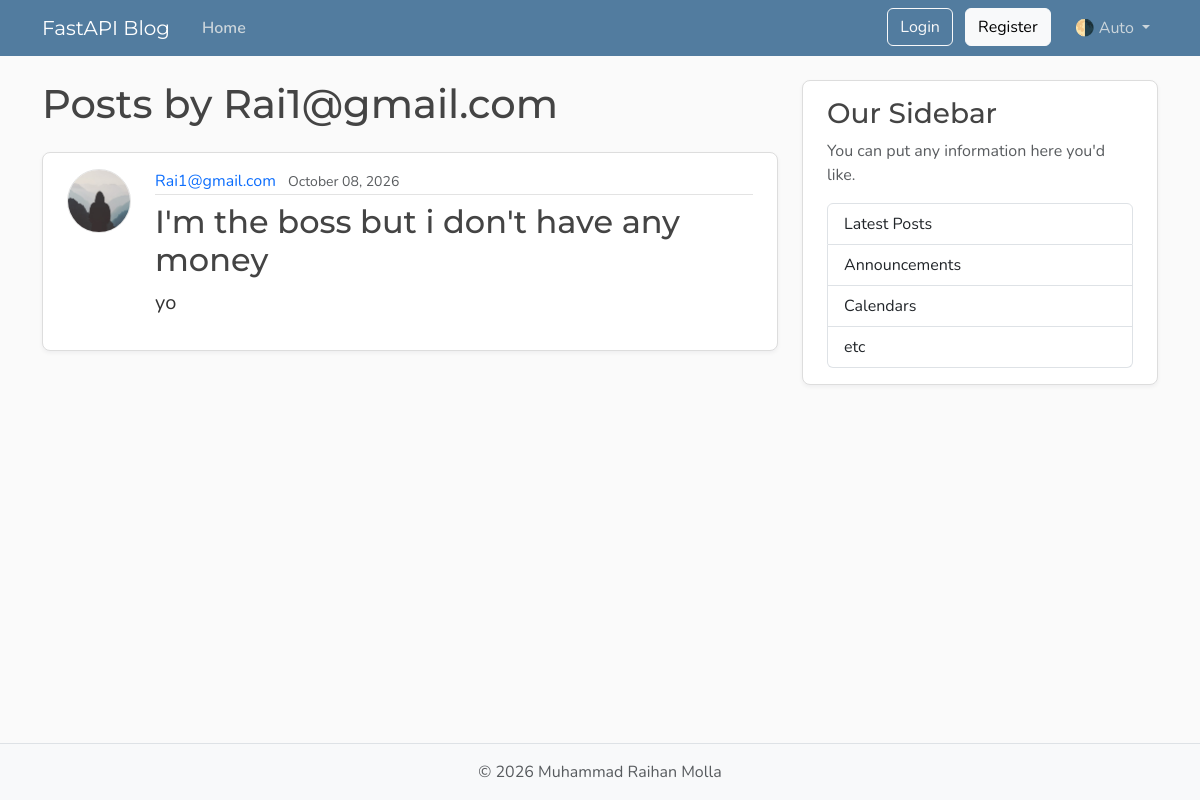
The page /users/2/posts on the database as committed earlier.
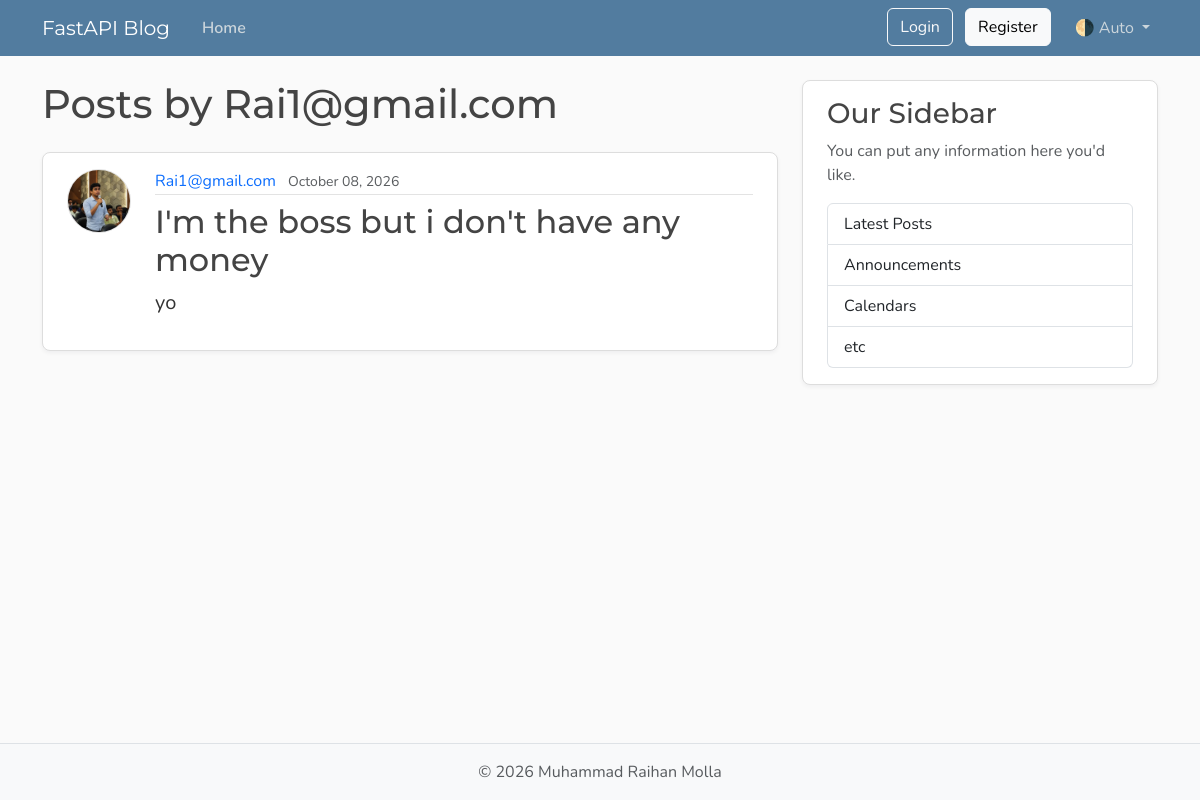
The same page on the database as committed later.
### models.py (models this page shows, shortened)
class Post(Base):
    __tablename__ = "posts"
    id: Mapped[int] = mapped_column(Integer, primary_key=True, index=True)
    title: Mapped[str] = mapped_column(String(100), nullable=False)
    content: Mapped[str] = mapped_column(Text, nullable=False)
    date_posted: Mapped[datetime] = mapped_column(
        DateTime,
        nullable=False,
        default=lambda: datetime.now(UTC),
    )
    user_id: Mapped[int] = mapped_column(
        Integer,
        ForeignKey("users.id"),
        nullable=False,
    )
    author: Mapped[User] = relationship(back_populates="posts")

class User(Base):
    __tablename__ = "users"
    id: Mapped[int] = mapped_column(Integer, primary_key=True, index=True)
    username: Mapped[str] = mapped_column(String(50), unique=True, nullable=False)
    email: Mapped[str] = mapped_column(String(120), unique=True, nullable=False)
    password_hash: Mapped[str] = mapped_column(String(255), nullable=False)
    image_file: Mapped[str | None] = mapped_column(
        String(200),
        nullable=True,
        default=None,
    )
    posts: Mapped[list[Post]] = relationship(
        back_populates="author",
        cascade="all, delete-orphan",
        )

### main.py (the view)
@app.get("/users/{user_id}/posts", include_in_schema=False, name="user_posts")
async def user_posts_page(
    request: Request,
    user_id: int,
    db: Annotated[AsyncSession, Depends(get_db)],
):
    result = await db.execute(select(models.User).where(models.User.id == user_id))
    user = result.scalars().first()
    if not user:
        raise HTTPException(
            status_code=status.HTTP_404_NOT_FOUND,
            detail="User not found",
        )
    result = await db.execute(
        select(models.Post)
        .options(selectinload(models.Post.author))
        .where(models.Post.user_id == user_id)
        .order_by(models.Post.date_posted.desc()),
    )
    posts = result.scalars().all()
    return templates.TemplateResponse(
        request,
        "user_posts.html",
        {"posts": posts, "user": user, "title": f"{user.username}'s Posts"},
    )

### templates/user_posts.html
{% extends "layout.html" %}
{% block content %}
<h1 class="mb-4">Posts by {{ user.username }}</h1>
{% for post in posts %}
<article class="content-section py-3 px-4 mb-4">
  <div class="d-flex align-items-start gap-4">
    <img class="rounded-circle article-img flex-shrink-0" src="{{ post.author.image_path }}"
      alt="{{ post.author.username }}'s profile picture" width="64" height="64" loading="lazy">
    <div class="flex-grow-1">
      <div class="article-metadata mb-2">
        <a class="me-2" href="{{ url_for('user_posts', user_id=post.author.id) }}">{{ post.author.username }}</a>
        <small class="text-body-secondary">{{ post.date_posted.strftime("%B %d, %Y") }}</small>
      </div>
      <h2>
        <a class="article-title" href="{{ url_for('post_page', post_id=post.id) }}">{{ post.title }}</a>
      </h2>
      <p class="article-content">{{ post.content }}</p>
    </div>
  </div>
</article>
{% else %}
<p class="text-body-secondary">No posts by this user yet.</p>
{% endfor %}
{% endblock content %}

Rows that differ between the two databases and show on the page:
changed through a linked row, Post "I'm the boss but i don't have any money": author.image_path: picture added in place of a placeholder
